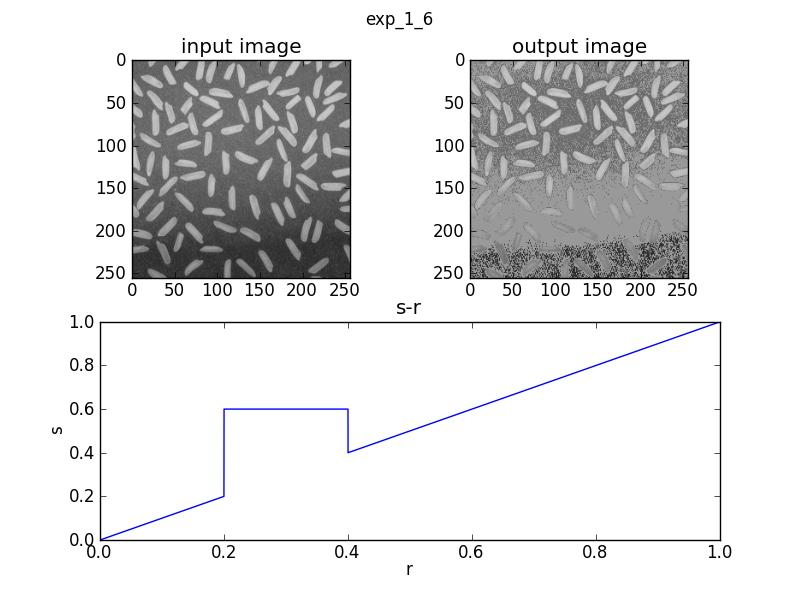

Reproduce this figure in Python.
# -*- coding:utf-8 -*- 

import matplotlib.pylab as pl
import matplotlib.cm as cm
import numpy as np
import Image

def trans_line(r):
    if (r >= 0.2) and (r <= 0.4):
        s = 0.6
    else:
        s = r
    return s

rice_0 = np.asarray(Image.open('rice.png').convert('L'))/float(255)
fig = pl.figure()
ax1 = fig.add_subplot(221)
ax1.imshow(rice_0,cmap=cm.gray,norm=pl.Normalize(vmin=0,vmax=1))
ax1.set_title('input image')

r = np.arange(0,1+0.0001,0.0001)
s = np.asarray([trans_line(x) for x in r])
ax3 = fig.add_subplot(2,2,(3,4))
ax3.plot(r,s)
ax3.set_xlabel('r')
ax3.set_ylabel('s')
ax3.set_title('s-r')

ax2 = fig.add_subplot(222)
(M,N) = rice_0.shape
rice_1 = rice_0.copy()
for m in range(M):
    for n in range(N):
        rice_1[m,n] = trans_line(rice_0[m,n])
ax2.imshow(rice_1,cmap=cm.gray,norm=pl.Normalize(vmin=0,vmax=1))
ax2.set_title('output image')

fig.suptitle('exp_1_6')
fig.savefig('exp_1_6.jpg')
fig.savefig('exp_1_6.eps')

